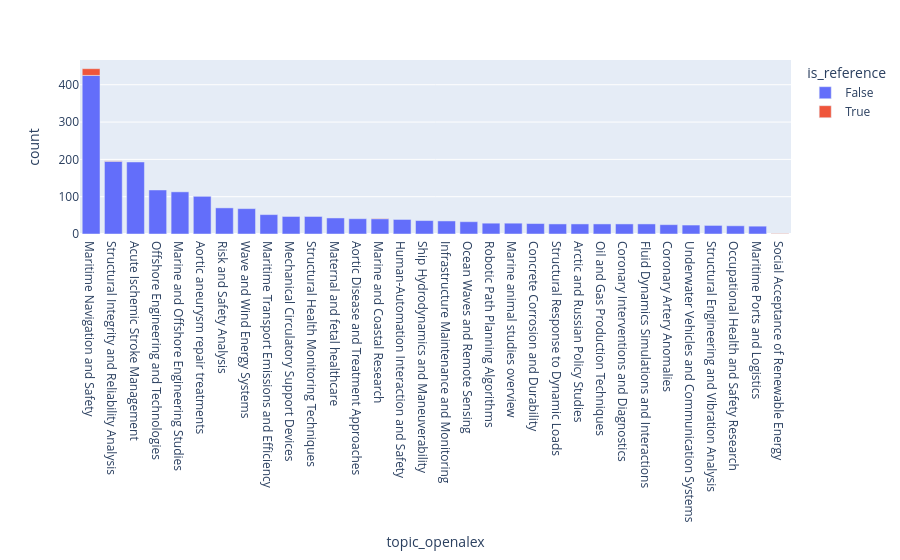

Write notebook code for a chart like this one.
### Code cell
df_common_topic_openalex = df_common_topic_openalex[
    (df_common_topic_openalex["count"] > 20)
    | (df_common_topic_openalex["is_reference"])
]
px.bar(df_common_topic_openalex, x="topic_openalex", color="is_reference", y="count")

### Figure 1 — Plotly figure (JSON) as saved in the notebook; plotly's stock layout.template omitted (floating-point values rounded to 4 significant figures)
{"data": [{"hovertemplate": "is_reference=False<br>topic_openalex=%{x}<br>count=%{y}<extra></extra>", "legendgroup": "False", "marker": {"color": "#636efa", "pattern": {"shape": ""}}, "name": "False", "orientation": "v", "showlegend": true, "textposition": "auto", "type": "bar", "x": ["Maritime Navigation and Safety", "Structural Integrity and Reliability Analysis", "Acute Ischemic Stroke Management", "Offshore Engineering and Technologies", "Marine and Offshore Engineering Studies", "Aortic aneurysm repair treatments", "Risk and Safety Analysis", "Wave and Wind Energy Systems", "Maritime Transport Emissions and Efficiency", "Mechanical Circulatory Support Devices", "Structural Health Monitoring Techniques", "Maternal and fetal healthcare", "Aortic Disease and Treatment Approaches", "Marine and Coastal Research", "Human-Automation Interaction and Safety", "Ship Hydrodynamics and Maneuverability", "Infrastructure Maintenance and Monitoring", "Ocean Waves and Remote Sensing", "Robotic Path Planning Algorithms", "Marine animal studies overview", "Concrete Corrosion and Durability", "Structural Response to Dynamic Loads", "Arctic and Russian Policy Studies", "Oil and Gas Production Techniques", "Coronary Interventions and Diagnostics", "Fluid Dynamics Simulations and Interactions", "Coronary Artery Anomalies", "Underwater Vehicles and Communication Systems", "Structural Engineering and Vibration Analysis", "Occupational Health and Safety Research", "Maritime Ports and Logistics"], "xaxis": "x", "y": [425, 195, 193, 118, 113, 101, 70, 68, 52, 47, 47, 43, 41, 41, 39, 36, 35, 33, 29, 29, 28, 27, 27, 27, 27, 27, 25, 24, 23, 22, 21], "yaxis": "y"}, {"hovertemplate": "is_reference=True<br>topic_openalex=%{x}<br>count=%{y}<extra></extra>", "legendgroup": "True", "marker": {"color": "#EF553B", "pattern": {"shape": ""}}, "name": "True", "orientation": "v", "showlegend": true, "textposition": "auto", "type": "bar", "x": ["Maritime Navigation and Safety", "Marine and Coastal Research", "Social Acceptance of Renewable Energy", "Structural Integrity and Reliability Analysis"], "xaxis": "x", "y": [18, 1, 1, 1], "yaxis": "y"}], "layout": {"barmode": "relative", "legend": {"title": {"text": "is_reference"}, "tracegroupgap": 0}, "margin": {"t": 60}, "xaxis": {"anchor": "y", "domain": [0, 1], "title": {"text": "topic_openalex"}}, "yaxis": {"anchor": "x", "domain": [0, 1], "title": {"text": "count"}}}}
